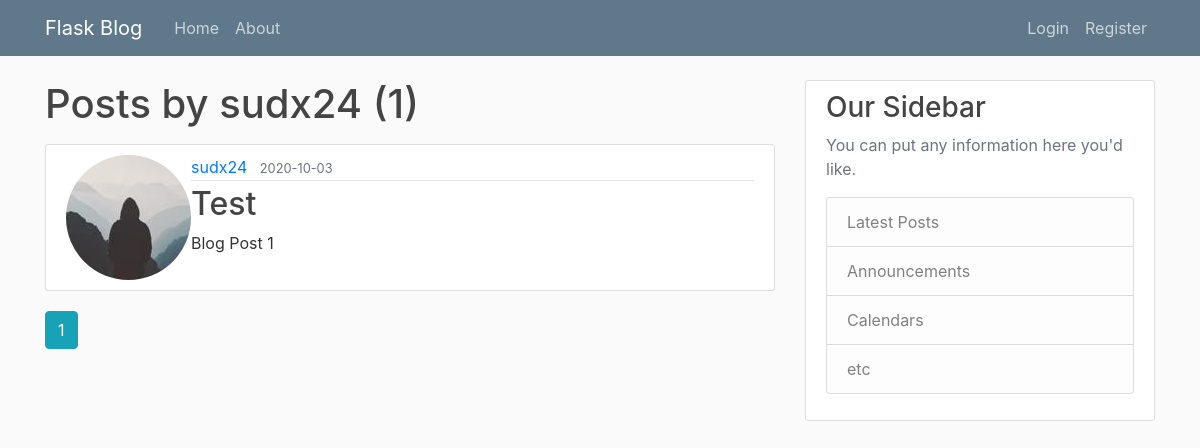
Before: /user/sudx24 with the older database file.
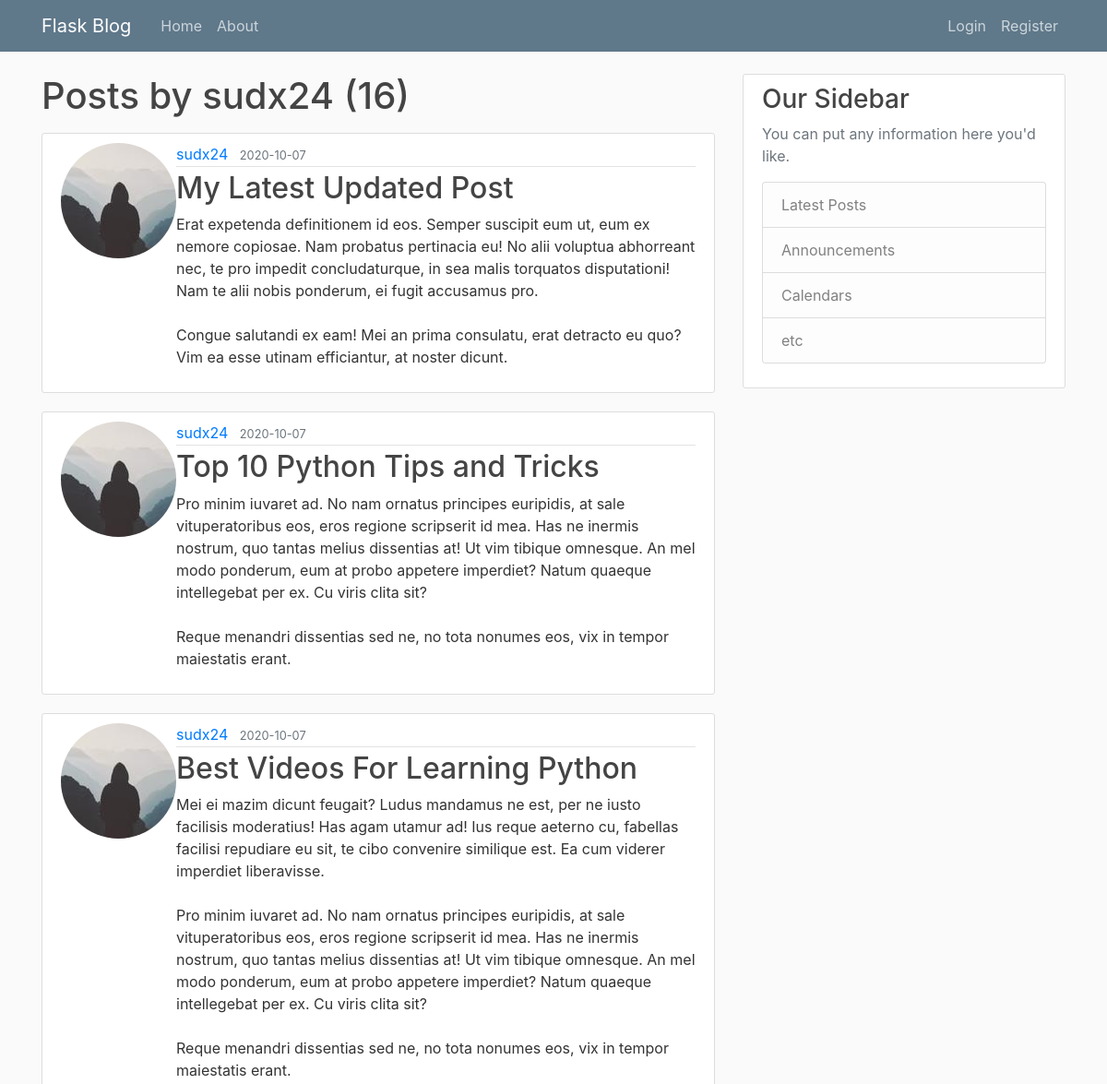
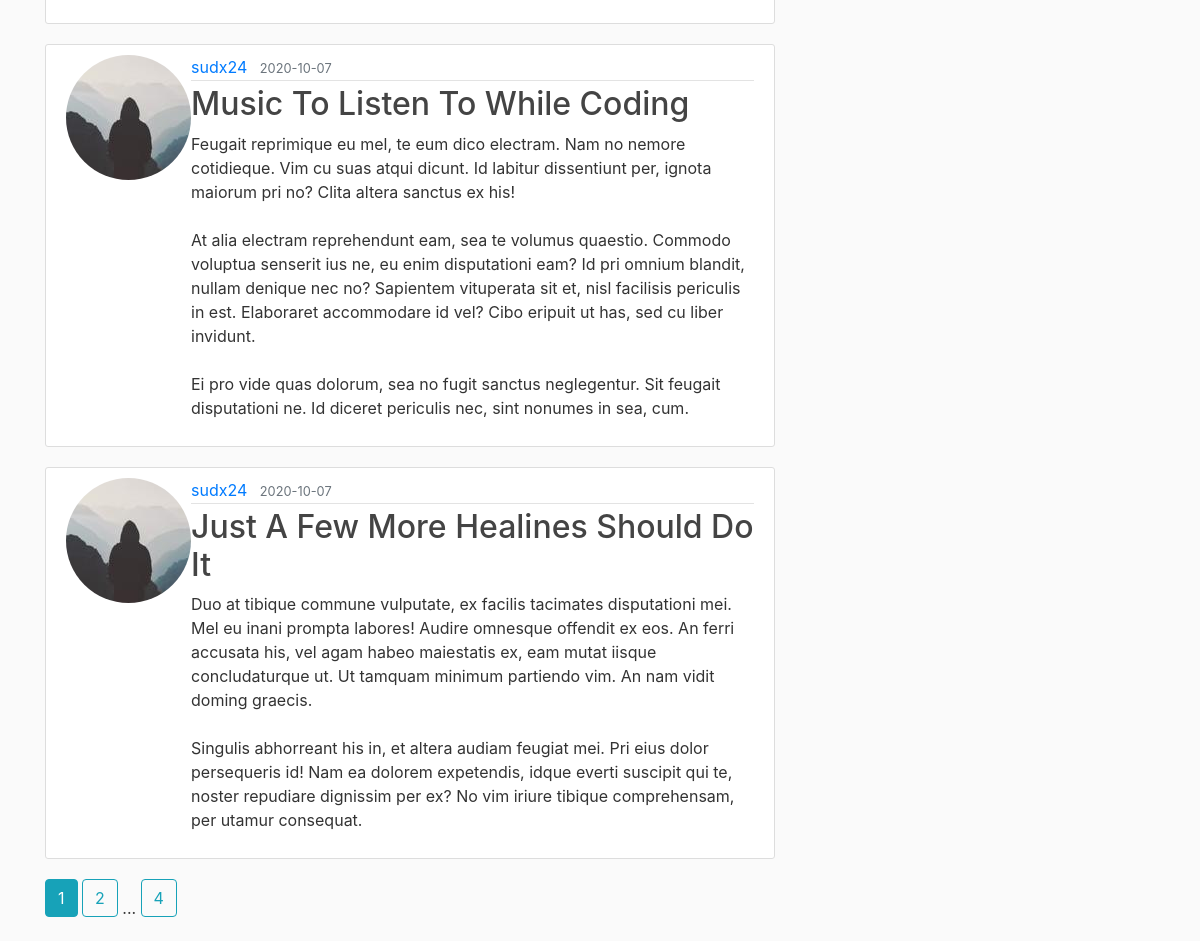
After: the same page with the newer database file (2 pictures, top to bottom).
### flaskblog/models.py (models this page shows, shortened)
class User(db.Model, UserMixin):
    id = db.Column(db.Integer, primary_key=True)
    username = db.Column(db.String(20), unique=True, nullable=False)
    email = db.Column(db.String(120), unique=True, nullable=False)
    image_file = db.Column(db.String(20), nullable=False,
                           default='default.jpg')
    password = db.Column(db.String(60), nullable=False)
    posts = db.relationship('Post', backref='author', lazy=True)

class Post(db.Model):
    id = db.Column(db.Integer, primary_key=True)
    title = db.Column(db.String(100), nullable=False)
    date_posted = db.Column(db.DateTime, nullable=False,
                            default=datetime.utcnow)
    content = db.Column(db.Text, nullable=False)
    user_id = db.Column(db.Integer, db.ForeignKey('user.id'), nullable=False)

### flaskblog/routes.py (the view)
@app.route('/user/<string:username>')
def user_posts(username):
    page = request.args.get('page', 1, type=int)
    user = User.query.filter_by(username=username).first_or_404()
    posts = Post.query.filter_by(author=user)\
        .order_by(Post.date_posted.desc())\
        .paginate(page = page, per_page=5)
    return render_template('user_posts.html', posts=posts, user=user)

### flaskblog/templates/user_posts.html
{% extends "layout.html" %} {% block content %}
    <h1 class="mb-3">Posts by {{  user.username }} ({{ posts.total }})</h1>
{% for post in posts.items %}
<article class="media content-section">
  <img class="rounded-circle article-image" src="{{ url_for('static', filename='profile_pics/' + post.author.image_file) }}">
  <div class="media-body">
    <div class="article-metadata">
      <a class="mr-2" href="{{url_for('user_posts', username=post.author.username)}}">{{ post.author.username }}</a>
      <small class="text-muted">{{ post.date_posted.strftime('%Y-%m-%d') }}</small>
    </div>
    <h2><a class="article-title" href="{{ url_for('post', post_id = post.id) }}">{{ post.title }}</a></h2>
    <p class="article-content">{{ post.content }}</p>
  </div>
</article>
{% endfor %}
{% for page_num in posts.iter_pages(left_edge=1, right_edge=1, left_current=1, right_current=2) %}
  {% if page_num %}
    {% if posts.page == page_num %}
      <a class="btn btn-info mb-4" href="{{ url_for('user_posts', username=user.username, page=page_num) }}">{{ page_num }}</a>
    {% else %}
      <a class="btn btn-outline-info mb-4" href="{{ url_for('user_posts', username=user.username, page=page_num) }}">{{ page_num }}</a>
    {% endif %}
  {% else %}
    ...
  {% endif %}
{% endfor %}
{% endblock content%}

### flaskblog/templates/layout.html (shortened to what this page needs)
<!DOCTYPE html>
<html>
<head>
    <link rel="stylesheet" href="https://maxcdn.bootstrapcdn.com/bootstrap/4.0.0/css/bootstrap.min.css">
    <link rel="stylesheet" type="text/css" href="{{ url_for('static', filename='main.css') }}">
</head>
<body>
    <header class="site-header">
      <nav class="navbar navbar-expand-md navbar-dark bg-steel fixed-top">
        <div class="container">
          <a class="navbar-brand mr-4" href="/">Flask Blog</a>
          <div class="collapse navbar-collapse" id="navbarToggle">
            <div class="navbar-nav mr-auto">
              <a class="nav-item nav-link" href="{{ url_for('home') }}">Home</a>
              <a class="nav-item nav-link" href="{{ url_for('about') }}">About</a>
            </div>
            <div class="navbar-nav">
              {% if current_user.is_authenticated %}
              <a class="nav-item nav-link" href="{{ url_for('new_post') }}">New Post</a>
                <a class="nav-item nav-link" href="{{ url_for('account') }}">Account</a>
                <a class="nav-item nav-link" href="{{ url_for('logout') }}">Logout</a>
              {% else %}
                <a class="nav-item nav-link" href="{{ url_for('login') }}">Login</a>
                <a class="nav-item nav-link" href="{{ url_for('register') }}">Register</a>
              {% endif %}
            </div>
          </div>
        </div>
      </nav>
    </header>
    <main role="main" class="container">
      <div class="row">
        <div class="col-md-8">
          {% block content %}{% endblock %}
        </div>
        <div class="col-md-4">
          <div class="content-section">
            <h3>Our Sidebar</h3>
            <p class='text-muted'>You can put any information here you'd like.
              <ul class="list-group">
                <li class="list-group-item list-group-item-light">Latest Posts</li>
                <li class="list-group-item list-group-item-light">Announcements</li>
                <li class="list-group-item list-group-item-light">Calendars</li>
                <li class="list-group-item list-group-item-light">etc</li>
              </ul>
            </p>
          </div>
        </div>
      </div>
    </main>
</body>
</html>

### flaskblog/static/main.css (style rules this page uses)
body { background: #fafafa; color: #333333; margin-top: 5rem; }
h1, h2, h3, h4, h5, h6 { color: #444444; }
.bg-steel { background-color: #5f788a; }
.site-header .navbar-nav .nav-link { color: #cbd5db; }
.content-section { background: #ffffff; padding: 10px 20px; border: 1px solid #dddddd; border-radius: 3px; margin-bottom: 20px; }
.article-title { color: #444444; }
.article-content { white-space: pre-line; }
.article-metadata { padding-bottom: 1px; margin-bottom: 4px; border-bottom: 1px solid #e3e3e3 }

Changed rows visible on the page:
no longer on this page (row unchanged): Post: image_file (picture), author.username "sudx24", date_posted "2020-10-03", title "Test", content "Blog Post 1"
added Post: image_file (picture), author.username "sudx24", date_posted "2020-10-07", title "My Latest Updated Post", content "Erat expetenda definitionem id eos. Semper suscipit eum ut, eum ex nemore copiosae. Nam probatus pertinacia eu! No alii voluptua abhorreant nec, te pro impedit concludaturque, in sea malis torquatos disputationi! Nam te alii nobis ponderum, ei fugit accusamus pro. Congue salutandi ex eam! Mei an prima consulatu, erat detracto eu quo? Vim ea esse utinam efficiantur, at noster dicunt."
added Post: image_file (picture), author.username "sudx24", date_posted "2020-10-07", title "Top 10 Python Tips and Tricks", content "Pro minim iuvaret ad. No nam ornatus principes euripidis, at sale vituperatoribus eos, eros regione scripserit id mea. Has ne inermis nostrum, quo tantas melius dissentias at! Ut vim tibique omnesque. An mel modo ponderum, eum at probo appetere imperdiet? Natum quaeque intellegebat per ex. Cu viris clita sit? Reque menandri dissentias sed ne, no tota nonumes eos, vix in tempor maiestatis erant."
added Post: image_file (picture), author.username "sudx24", date_posted "2020-10-07", title "Best Videos For Learning Python", content "Mei ei mazim dicunt feugait? Ludus mandamus ne est, per ne iusto facilisis moderatius! Has agam utamur ad! Ius reque aeterno cu, fabellas facilisi repudiare eu sit, te cibo convenire similique est. Ea cum viderer imperdiet liberavisse. Pro minim iuvaret ad. No nam ornatus principes euripidis, at sale vituperatoribus eos, eros regione scripserit id mea. Has ne inermis nostrum, quo tantas melius dissentias at! Ut vim tibique omnesque. An mel modo ponderum, eum at probo appetere imperdiet? Natum quaeque intellegebat per ex. Cu viris clita sit? Reque menandri dissentias sed ne, no tota nonumes eos, vix in tempor maiestatis erant."
added Post: image_file (picture), author.username "sudx24", date_posted "2020-10-07", title "Music To Listen To While Coding", content "Feugait reprimique eu mel, te eum dico electram. Nam no nemore cotidieque. Vim cu suas atqui dicunt. Id labitur dissentiunt per, ignota maiorum pri no? Clita altera sanctus ex his! At alia electram reprehendunt eam, sea te volumus quaestio. Commodo voluptua senserit ius ne, eu enim disputationi eam? Id pri omnium blandit, nullam denique nec no? Sapientem vituperata sit et, nisl facilisis periculis in est. Elaboraret accommodare id vel? Cibo eripuit ut has, sed cu liber invidunt. Ei pro vide quas dolorum, sea no fugit sanctus neglegentur. Sit feugait disputationi ne. Id diceret periculis nec, sint nonumes in sea, cum."
added Post: image_file (picture), author.username "sudx24", date_posted "2020-10-07", title "Just A Few More Healines Should Do It", content "Duo at tibique commune vulputate, ex facilis tacimates disputationi mei. Mel eu inani prompta labores! Audire omnesque offendit ex eos. An ferri accusata his, vel agam habeo maiestatis ex, eam mutat iisque concludaturque ut. Ut tamquam minimum partiendo vim. An nam vidit doming graecis. Singulis abhorreant his in, et altera audiam feugiat mei. Pri eius dolor persequeris id! Nam ea dolorem expetendis, idque everti suscipit qui te, noster repudiare dignissim per ex? No vim iriure tibique comprehensam, per utamur consequat."
Other visible differences:
{{ posts.total }}: "1" → "16"
new list line: "2"
new list line: "4"
